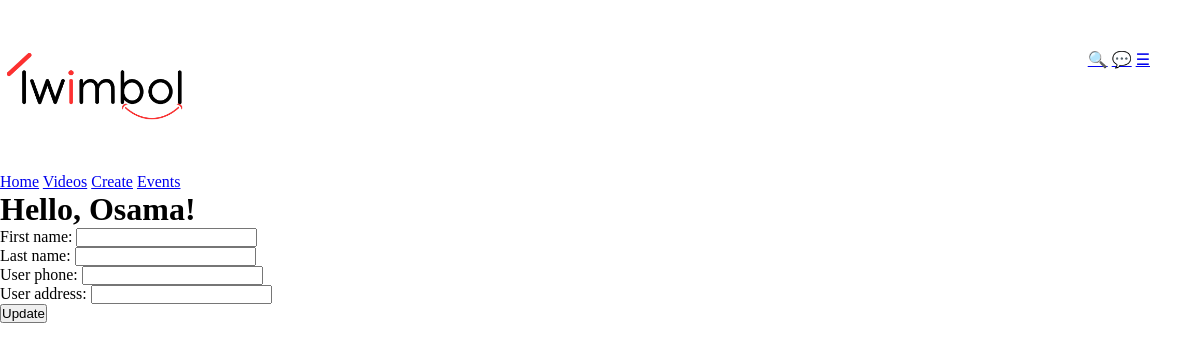
Page /user/ (signed in) on the earlier database version.
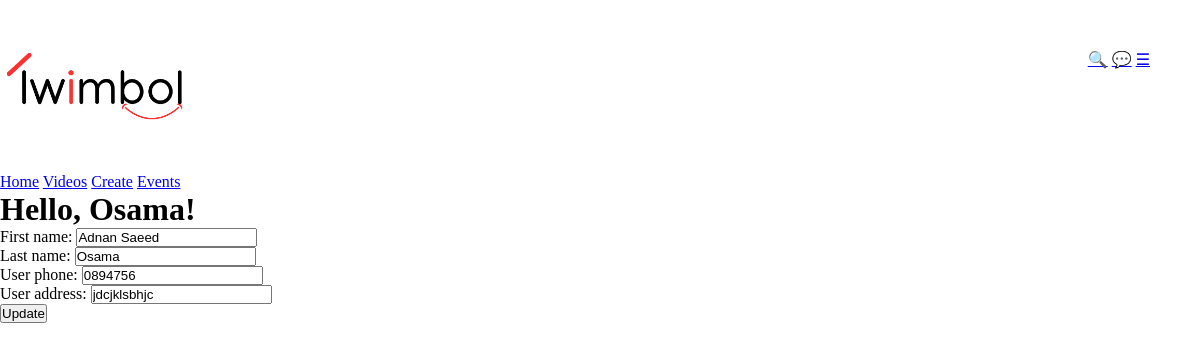
Same page on the later database version.
### user/models.py (models this page shows, shortened)
class UserProfile(models.Model):
    user = models.OneToOneField(User, on_delete=models.CASCADE, related_name='profile')
    first_name = models.CharField(max_length=50, null=True)
    last_name = models.CharField(max_length=50, null=True)
    user_phone = models.CharField(max_length=50, null=True)
    user_address = models.CharField(max_length=50, null=True)
    user_type = models.CharField(max_length=50, default='regular')
    user_status = models.CharField(max_length=50, default=1)
    created_at = models.DateTimeField(auto_now_add=True)

### user/views.py (the view)
# urls.py: path('', views.user_manager, name='user_manager'),
def user_manager(request):
    if request.user.is_authenticated:
        user = request.user
        profile = user.profile
        if(user.profile):
            if request.method == 'POST':
                user_profile_form = UserProfileForm(request.POST, instance=profile)
                if user_profile_form.is_valid():
                    user_profile_form.save()
                    return redirect('user_manager')
            else:
                user_profile_form = UserProfileForm(instance=profile)
        else:
            UserProfile.objects.create(
                user=User.objects.get(username=user.username),
            )
        context = {
            'message': 'Logged in',
            'user': user,
            'form': user_profile_form,
            'profile': profile
            }
    else:
        return redirect('login')
    return render(request, 'user.html', context)

### user/forms.py
class UserProfileForm(ModelForm):
    class Meta:
        model = UserProfile
        fields = ['first_name', 'last_name', 'user_phone', 'user_address']

### app/templates/user.html (shortened to what this page needs)
{% extends 'base.html' %}
{% block content %}
<h1>Hello, {{user|title}}!</h1>
<form action="" method="post">
    {{form.as_p}}
    <input type="submit" value="Update">
</form>
{% endblock %}

Differences in the rows shown:
changed UserProfile: first_name (not shown) → "Adnan Saeed"; last_name (not shown) → "Osama"; user_phone (not shown) → "0894756"; user_address (not shown) → "jdcjklsbhjc"
